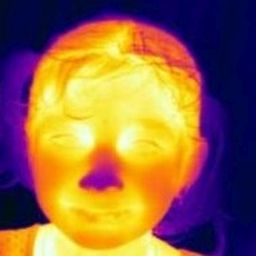
%> input picture Images/1.jpg, 256 x 256 px
$ octave --eval "result = fa_edge(rgb2gray(imread('Images/1.jpg')));"   (GNU Octave 9; MATLAB toolbox functions it lacks are replaced by stand-ins)
%> lines starting %> are read from the running program, lines starting %| are printed output that depends on the picture; in (x1, y1, x2, y2) boxes, pixels count from 0 and x2, y2 are one past the last pixel; in counts of white or black regions, pixels touching at a corner belong together; the program's own positions count from 1
function [Iout1,intensity,fitness,time]=fa_edge(I,level,method)
tic;
if (nargin<2)   %didn't choose level and methods
    level=3;
    method='fa';
end
if (nargin<3)   %didn't choose method
    method='fa';
end

if size(I,3)==1 %grayscale image
    [n_countR,x_valueR] = imhist(I(:,:,1));
%> n_countR = 256 values, max 5917 at index 12, min 0 at index 1, mean 256; x_valueR = 256 values from 0 to 255
elseif size(I,3)==3 %RGB image
    [n_countR,x_valueR] = imhist(I(:,:,1));
    [n_countG,x_valueG] = imhist(I(:,:,2));
    [n_countB,x_valueB] = imhist(I(:,:,3));
end

Nt=size(I,1)*size(I,2);
Lmax=256;   %256 different maximum levels are considered in an image (i.e., 0 to 255)

for i=1:Lmax
    if size(I,3)==1 %grayscale image
        probR(i)=n_countR(i)/Nt;
    elseif size(I,3)==3 %RGB image
        probR(i)=n_countR(i)/Nt;
        probG(i)=n_countG(i)/Nt;
        probB(i)=n_countB(i)/Nt;
    end
end
%> after the loop, probR = 256 values, max 0.0903 at index 12, min 0 at index 1, mean 0.00391

if strcmpi(method,'fa') %fa method

    N = 150; %predefined fa population for multi-segmentation

    N_PAR = level-1;  %number of thresholds (number of levels-1)

    N_GER = 15; %number of iterations of the fa algorithm

    PHI1 = 0.8;  %individual weight of particles
    PHI2 = 0.8;  %social weight of particles
    W = 1.2;   %inertial factor

    vmin=-5;
    vmax=5;

    if size(I,3)==1 %grayscale image
        vR=zeros(N,N_PAR);  %velocities of particles
        X_MAXR = Lmax*ones(1,N_PAR);
        X_MINR = ones(1,N_PAR);
        gBestR = zeros(1,N_PAR);
        gbestvalueR = -10000;
        gauxR = ones(N,1);
        xBestR=zeros(N,N_PAR);
        fitBestR=zeros(N,1);
        fitR = zeros(N,1);
        xR = zeros(N,N_PAR);
        for i = 1: N
            for j = 1: N_PAR
                xR(i,j) = fix(rand(1,1) * ( X_MAXR(j)-X_MINR(j) ) + X_MINR(j));
            end
        end
        for si=1:length(xR)
           xR(si,:)=sort(xR(si,:));
        end
    elseif size(I,3)==3 %RGB image
        vR=zeros(N,N_PAR);  %velocities of particles
        vG=zeros(N,N_PAR);
        vB=zeros(N,N_PAR);
        X_MAXR = Lmax*ones(1,N_PAR);
        X_MINR = ones(1,N_PAR);
        X_MAXG = Lmax*ones(1,N_PAR);
        X_MING = ones(1,N_PAR);
        X_MAXB = Lmax*ones(1,N_PAR);
        X_MINB = ones(1,N_PAR);
        gBestR = zeros(1,N_PAR);
        gbestvalueR = -10000;
        gauxR = ones(N,1);
        xBestR=zeros(N,N_PAR);
        fitBestR=zeros(N,1);
        fitR = zeros(N,1);
        gBestG = zeros(1,N_PAR);
        gbestvalueG = -10000;
        gauxG = ones(N,1);
        xBestG=zeros(N,N_PAR);
        fitBestG=zeros(N,1);
        fitG = zeros(N,1);
        gBestB = zeros(1,N_PAR);
        gbestvalueB = -10000;
        gauxB = ones(N,1);
        xBestB=zeros(N,N_PAR);
        fitBestB=zeros(N,1);
        fitB = zeros(N,1);
        xR = zeros(N,N_PAR);
        for i = 1: N
            for j = 1: N_PAR
                xR(i,j) = fix(rand(1,1) * ( X_MAXR(j)-X_MINR(j) ) + X_MINR(j));
            end
        end
        xG = zeros(N,N_PAR);
        for i = 1: N
            for j = 1: N_PAR
                xG(i,j) = fix(rand(1,1) * ( X_MAXG(j)-X_MING(j) ) + X_MING(j));
            end
        end
        xB = zeros(N,N_PAR);
        for i = 1: N
            for j = 1: N_PAR
                xB(i,j) = fix(rand(1,1) * ( X_MAXB(j)-X_MINB(j) ) + X_MINB(j));
            end
        end
        for si=1:length(xR)
           xR(si,:)=sort(xR(si,:));
        end
        for si=1:length(xG)
           xG(si,:)=sort(xG(si,:));
        end
        for si=1:length(xB)
           xB(si,:)=sort(xB(si,:));
        end
    end

    nger=1;

    for j=1:N
        if size(I,3)==1 %grayscale image
            fitR(j)=sum(probR(1:xR(j,1)))*(sum((1:xR(j,1)).*probR(1:xR(j,1))/sum(probR(1:xR(j,1)))) - sum((1:Lmax).*probR(1:Lmax)) )^2;
            for jlevel=2:level-1
                fitR(j)=fitR(j)+sum(probR(xR(j,jlevel-1)+1:xR(j,jlevel)))*(sum((xR(j,jlevel-1)+1:xR(j,jlevel)).*probR(xR(j,jlevel-1)+1:xR(j,jlevel))/sum(probR(xR(j,jlevel-1)+1:xR(j,jlevel))))- sum((1:Lmax).*probR(1:Lmax)))^2;
            end
            fitR(j)=fitR(j)+sum(probR(xR(j,level-1)+1:Lmax))*(sum((xR(j,level-1)+1:Lmax).*probR(xR(j,level-1)+1:Lmax)/sum(probR(xR(j,level-1)+1:Lmax)))- sum((1:Lmax).*probR(1:Lmax)))^2;
            fitBestR(j)=fitR(j);
        elseif size(I,3)==3 %RGB image
            fitR(j)=sum(probR(1:xR(j,1)))*(sum((1:xR(j,1)).*probR(1:xR(j,1))/sum(probR(1:xR(j,1)))) - sum((1:Lmax).*probR(1:Lmax)) )^2;
            for jlevel=2:level-1
                fitR(j)=fitR(j)+sum(probR(xR(j,jlevel-1)+1:xR(j,jlevel)))*(sum((xR(j,jlevel-1)+1:xR(j,jlevel)).*probR(xR(j,jlevel-1)+1:xR(j,jlevel))/sum(probR(xR(j,jlevel-1)+1:xR(j,jlevel))))- sum((1:Lmax).*probR(1:Lmax)))^2;
            end
            fitR(j)=fitR(j)+sum(probR(xR(j,level-1)+1:Lmax))*(sum((xR(j,level-1)+1:Lmax).*probR(xR(j,level-1)+1:Lmax)/sum(probR(xR(j,level-1)+1:Lmax)))- sum((1:Lmax).*probR(1:Lmax)))^2;
            fitBestR(j)=fitR(j);
            fitG(j)=sum(probG(1:xG(j,1)))*(sum((1:xG(j,1)).*probG(1:xG(j,1))/sum(probG(1:xG(j,1)))) - sum((1:Lmax).*probG(1:Lmax)) )^2;
            for jlevel=2:level-1
                fitG(j)=fitG(j)+sum(probG(xG(j,jlevel-1)+1:xG(j,jlevel)))*(sum((xG(j,jlevel-1)+1:xG(j,jlevel)).*probG(xG(j,jlevel-1)+1:xG(j,jlevel))/sum(probG(xG(j,jlevel-1)+1:xG(j,jlevel))))- sum((1:Lmax).*probG(1:Lmax)))^2;
            end
            fitG(j)=fitG(j)+sum(probG(xG(j,level-1)+1:Lmax))*(sum((xG(j,level-1)+1:Lmax).*probG(xG(j,level-1)+1:Lmax)/sum(probG(xG(j,level-1)+1:Lmax)))- sum((1:Lmax).*probG(1:Lmax)))^2;
            fitBestG(j)=fitG(j);
            fitB(j)=sum(probB(1:xB(j,1)))*(sum((1:xB(j,1)).*probB(1:xB(j,1))/sum(probB(1:xB(j,1)))) - sum((1:Lmax).*probB(1:Lmax)) )^2;
            for jlevel=2:level-1
                fitB(j)=fitB(j)+sum(probB(xB(j,jlevel-1)+1:xB(j,jlevel)))*(sum((xB(j,jlevel-1)+1:xB(j,jlevel)).*probB(xB(j,jlevel-1)+1:xB(j,jlevel))/sum(probB(xB(j,jlevel-1)+1:xB(j,jlevel))))- sum((1:Lmax).*probB(1:Lmax)))^2;
            end
            fitB(j)=fitB(j)+sum(probB(xB(j,level-1)+1:Lmax))*(sum((xB(j,level-1)+1:Lmax).*probB(xB(j,level-1)+1:Lmax)/sum(probB(xB(j,level-1)+1:Lmax)))- sum((1:Lmax).*probB(1:Lmax)))^2;
            fitBestB(j)=fitB(j);
        end
    end

    if size(I,3)==1 %grayscale image
        [aR,bR]=max(fitR);
%> aR = 7392.5; bR = 136
        gBestR=xR(bR,:);
%> gBestR = [87 184]
        gbestvalueR = fitR(bR);
%> gbestvalueR = 7392.5
        xBestR = xR;
    elseif size(I,3)==3 %RGB image
        [aR,bR]=max(fitR);
        gBestR=xR(bR,:);
        gbestvalueR = fitR(bR);
        [aG,bG]=max(fitG);
        gBestG=xG(bG,:);
        gbestvalueG = fitG(bG);
        [aB,bB]=max(fitB);
        gBestB=xR(bB,:);
        gbestvalueB = fitB(bB);
        xBestR = xR;
        xBestG = xG;
        xBestB = xB;
    end

    while(nger<=N_GER)
        i=1;

        randnum1 = rand ([N, N_PAR]);
        randnum2 = rand ([N, N_PAR]);

        if size(I,3)==1 %grayscale image
            vR = fix(W.*vR + randnum1.*(PHI1.*(xBestR-xR)) + randnum2.*(PHI2.*(gauxR*gBestR-xR)));
            vR = ( (vR <= vmin).*vmin ) + ( (vR > vmin).*vR );
            vR = ( (vR >= vmax).*vmax ) + ( (vR < vmax).*vR );
            xR = xR+vR;
        elseif size(I,3)==3 %RGB image
            vR = fix(W.*vR + randnum1.*(PHI1.*(xBestR-xR)) + randnum2.*(PHI2.*(gauxR*gBestR-xR)));
            vR = ( (vR <= vmin).*vmin ) + ( (vR > vmin).*vR );
            vR = ( (vR >= vmax).*vmax ) + ( (vR < vmax).*vR );
            xR = xR+vR;
            vG = fix(W.*vG + randnum1.*(PHI1.*(xBestG-xG)) + randnum2.*(PHI2.*(gauxG*gBestG-xG)));
            vG = ( (vG <= vmin).*vmin ) + ( (vG > vmin).*vG );
            vG = ( (vG >= vmax).*vmax ) + ( (vG < vmax).*vG );
            xG = xG+vG;
            vB = fix(W.*vB + randnum1.*(PHI1.*(xBestB-xB)) + randnum2.*(PHI2.*(gauxB*gBestB-xB)));
            vB = ( (vB <= vmin).*vmin ) + ( (vB > vmin).*vB );
            vB = ( (vB >= vmax).*vmax ) + ( (vB < vmax).*vB );
            xB = xB+vB;
        end

        if size(I,3)==1 %grayscale image
            xR = ( (xR <= X_MINR(1)).*X_MINR(1) ) + ( (xR > X_MINR(1)).*xR );
            xR = ( (xR >= X_MAXR(1)).*X_MAXR(1) ) + ( (xR < X_MAXR(1)).*xR );
        elseif size(I,3)==3 %RGB image
            xR = ( (xR <= X_MINR(1)).*X_MINR(1) ) + ( (xR > X_MINR(1)).*xR );
            xR = ( (xR >= X_MAXR(1)).*X_MAXR(1) ) + ( (xR < X_MAXR(1)).*xR );
            xG = ( (xG <= X_MING(1)).*X_MING(1) ) + ( (xG > X_MING(1)).*xG );
            xG = ( (xG >= X_MAXG(1)).*X_MAXG(1) ) + ( (xG < X_MAXG(1)).*xG );
            xB = ( (xB <= X_MINB(1)).*X_MINB(1) ) + ( (xB > X_MINB(1)).*xB );
            xB = ( (xB >= X_MAXB(1)).*X_MAXB(1) ) + ( (xB < X_MAXB(1)).*xB );
        end


        for j = 1:N
            for k = 1:N_PAR
                if size(I,3)==1 %grayscale image
                    if (k==1)&&(k~=N_PAR)
                        if xR(j,k) < X_MINR(k)
                            xR(j,k) = X_MINR(k);
                        elseif xR(j,k) > xR(j,k+1)
                            xR(j,k) = xR(j,k+1);
                        end
                    end
                    if ((k>1)&&(k<N_PAR))
                        if xR(j,k) < xR(j,k-1)
                            xR(j,k) = xR(j,k-1);
                        elseif xR(j,k) > xR(j,k+1)
                            xR(j,k) = xR(j,k+1);
                        end
                    end
                    if (k==N_PAR)&&(k~=1)
                        if xR(j,k) < xR(j,k-1)
                            xR(j,k) = xR(j,k-1);
                        elseif xR(j,k) > X_MAXR(k)
                            xR(j,k) = X_MAXR(k);
                        end
                    end
                    if (k==1)&&(k==N_PAR)
                        if xR(j,k) < X_MINR(k)
                            xR(j,k) = X_MINR(k);
                        elseif xR(j,k) > X_MAXR(k)
                            xR(j,k) = X_MAXR(k);
                        end
                    end
                elseif size(I,3)==3 %RGB image
                    if (k==1)&&(k~=N_PAR)
                        if xR(j,k) < X_MINR(k)
                            xR(j,k) = X_MINR(k);
                        elseif xR(j,k) > xR(j,k+1)
                            xR(j,k) = xR(j,k+1);
                        end
                    end
                    if ((k>1)&&(k<N_PAR))
                        if xR(j,k) < xR(j,k-1)
                            xR(j,k) = xR(j,k-1);
                        elseif xR(j,k) > xR(j,k+1)
                            xR(j,k) = xR(j,k+1);
                        end
                    end
                    if (k==N_PAR)&&(k~=1)
                        if xR(j,k) < xR(j,k-1)
                            xR(j,k) = xR(j,k-1);
                        elseif xR(j,k) > X_MAXR(k)
                            xR(j,k) = X_MAXR(k);
                        end
                    end
                    if (k==1)&&(k==N_PAR)
                        if xR(j,k) < X_MINR(k)
                            xR(j,k) = X_MINR(k);
                        elseif xR(j,k) > X_MAXR(k)
                            xR(j,k) = X_MAXR(k);
                        end
                    end
                    if (k==1)&&(k~=N_PAR)
                        if xG(j,k) < X_MING(k)
                            xG(j,k) = X_MING(k);
                        elseif xG(j,k) > xG(j,k+1)
                            xG(j,k) = xG(j,k+1);
                            %                         disp ('passou o max');
                        end
                    end
                    if ((k>1)&&(k<N_PAR))
                        if xG(j,k) < xG(j,k-1)
                            xG(j,k) = xG(j,k-1);
                            %                         disp ('passou o min');
                        elseif xG(j,k) > xG(j,k+1)
                            xG(j,k) = xG(j,k+1);
                            %                         disp ('passou o max');
                        end
                    end
                    if (k==N_PAR)&&(k~=1)
                        if xG(j,k) < xG(j,k-1)
                            xG(j,k) = xG(j,k-1);
                            %                         disp ('passou o min');
                        elseif xG(j,k) > X_MAXG(k)
                            xG(j,k) = X_MAXG(k);
                            %                         disp ('passou o max');
                        end
                    end
                    if (k==1)&&(k==N_PAR)
                        if xG(j,k) < X_MING(k)
                            xG(j,k) = X_MING(k);
                        elseif xG(j,k) > X_MAXG(k)
                            xG(j,k) = X_MAXG(k);
                        end
                    end
                    if (k==1)&&(k~=N_PAR)
                        if xB(j,k) < X_MINB(k)
                            xB(j,k) = X_MINB(k);
                            %                         disp ('passou o min');
                        elseif xB(j,k) > xB(j,k+1)
                            xB(j,k) = xB(j,k+1);
                            %                         disp ('passou o max');
                        end
                    end
                    if ((k>1)&&(k<N_PAR))
                        if xB(j,k) < xB(j,k-1)
                            xB(j,k) = xB(j,k-1);
                            %                         disp ('passou o min');
                        elseif xB(j,k) > xB(j,k+1)
                            xB(j,k) = xB(j,k+1);
                            %                         disp ('passou o max');
                        end
                    end
                    if (k==N_PAR)&&(k~=1)
                        if xB(j,k) < xB(j,k-1)
                            xB(j,k) = xB(j,k-1);
                            %                         disp ('passou o min');
                        elseif xB(j,k) > X_MAXB(k)
                            xB(j,k) = X_MAXB(k);
                            %                         disp ('passou o max');
                        end
                    end
                    if (k==1)&&(k==N_PAR)
                        if xB(j,k) < X_MINB(k)
                            xB(j,k) = X_MINB(k);
                        elseif xB(j,k) > X_MAXB(k)
                            xB(j,k) = X_MAXB(k);
                        end
                    end
                end
            end
        end

        while(i<=N)
            if(i==N)
                for j=1:N
                    if size(I,3)==1 %grayscale image
                        fitR(j)=sum(probR(1:xR(j,1)))*(sum((1:xR(j,1)).*probR(1:xR(j,1))/sum(probR(1:xR(j,1)))) - sum((1:Lmax).*probR(1:Lmax)) )^2;
                        for jlevel=2:level-1
                            fitR(j)=fitR(j)+sum(probR(xR(j,jlevel-1)+1:xR(j,jlevel)))*(sum((xR(j,jlevel-1)+1:xR(j,jlevel)).*probR(xR(j,jlevel-1)+1:xR(j,jlevel))/sum(probR(xR(j,jlevel-1)+1:xR(j,jlevel))))- sum((1:Lmax).*probR(1:Lmax)))^2;
                        end
                        fitR(j)=fitR(j)+sum(probR(xR(j,level-1)+1:Lmax))*(sum((xR(j,level-1)+1:Lmax).*probR(xR(j,level-1)+1:Lmax)/sum(probR(xR(j,level-1)+1:Lmax)))- sum((1:Lmax).*probR(1:Lmax)))^2;
                        if fitR(j) > fitBestR(j)
                            fitBestR(j) = fitR(j);
                            xBestR(j,:) = xR(j,:);
                        end
                    elseif size(I,3)==3 %RGB image
                        fitR(j)=sum(probR(1:xR(j,1)))*(sum((1:xR(j,1)).*probR(1:xR(j,1))/sum(probR(1:xR(j,1)))) - sum((1:Lmax).*probR(1:Lmax)) )^2;
                        for jlevel=2:level-1

                            fitR(j)=fitR(j)+sum(probR(xR(j,jlevel-1)+1:xR(j,jlevel)))*(sum((xR(j,jlevel-1)+1:xR(j,jlevel)).*probR(xR(j,jlevel-1)+1:xR(j,jlevel))/sum(probR(xR(j,jlevel-1)+1:xR(j,jlevel))))- sum((1:Lmax).*probR(1:Lmax)))^2;
                        end
                        fitR(j)=fitR(j)+sum(probR(xR(j,level-1)+1:Lmax))*(sum((xR(j,level-1)+1:Lmax).*probR(xR(j,level-1)+1:Lmax)/sum(probR(xR(j,level-1)+1:Lmax)))- sum((1:Lmax).*probR(1:Lmax)))^2;
                        fitG(j)=sum(probG(1:xG(j,1)))*(sum((1:xG(j,1)).*probG(1:xG(j,1))/sum(probG(1:xG(j,1)))) - sum((1:Lmax).*probG(1:Lmax)) )^2;
                        for jlevel=2:level-1
                            fitG(j)=fitG(j)+sum(probG(xG(j,jlevel-1)+1:xG(j,jlevel)))*(sum((xG(j,jlevel-1)+1:xG(j,jlevel)).*probG(xG(j,jlevel-1)+1:xG(j,jlevel))/sum(probG(xG(j,jlevel-1)+1:xG(j,jlevel))))- sum((1:Lmax).*probG(1:Lmax)))^2;
                        end
                        fitG(j)=fitG(j)+sum(probG(xG(j,level-1)+1:Lmax))*(sum((xG(j,level-1)+1:Lmax).*probG(xG(j,level-1)+1:Lmax)/sum(probG(xG(j,level-1)+1:Lmax)))- sum((1:Lmax).*probG(1:Lmax)))^2;
                        fitB(j)=sum(probB(1:xB(j,1)))*(sum((1:xB(j,1)).*probB(1:xB(j,1))/sum(probB(1:xB(j,1)))) - sum((1:Lmax).*probB(1:Lmax)) )^2;
                        for jlevel=2:level-1

                            fitB(j)=fitB(j)+sum(probB(xB(j,jlevel-1)+1:xB(j,jlevel)))*(sum((xB(j,jlevel-1)+1:xB(j,jlevel)).*probB(xB(j,jlevel-1)+1:xB(j,jlevel))/sum(probB(xB(j,jlevel-1)+1:xB(j,jlevel))))- sum((1:Lmax).*probB(1:Lmax)))^2;
                        end
                        fitB(j)=fitB(j)+sum(probB(xB(j,level-1)+1:Lmax))*(sum((xB(j,level-1)+1:Lmax).*probB(xB(j,level-1)+1:Lmax)/sum(probB(xB(j,level-1)+1:Lmax)))- sum((1:Lmax).*probB(1:Lmax)))^2;
                        if fitR(j) > fitBestR(j)
                            fitBestR(j) = fitR(j);
                            xBestR(j,:) = xR(j,:);
                        end
                        if fitG(j) > fitBestG(j)
                            fitBestG(j) = fitG(j);
                            xBestG(j,:) = xG(j,:);
                        end
                        if fitB(j) > fitBestB(j)
                            fitBestB(j) = fitB(j);
                            xBestB(j,:) = xB(j,:);
                        end
                    end
                end

                if size(I,3)==1 %grayscale image
                    [aR,bR] = max (fitR);
                    if (fitR(bR) > gbestvalueR)
                        gBestR=xR(bR,:)-1;
                        gbestvalueR = fitR(bR);
                    end
                elseif size(I,3)==3 %RGB image
                    [aR,bR] = max (fitR);
                    [aG,bG] = max (fitG);
                    [aB,bB] = max (fitB);
                    if (fitR(bR) > gbestvalueR)
                        gBestR=xR(bR,:)-1;
                        gbestvalueR = fitR(bR);
                    end
                    if (fitG(bG) > gbestvalueG)
                        gBestG=xG(bG,:)-1;
                        gbestvalueG = fitG(bG);
                    end
                    if (fitB(bB) > gbestvalueB)
                        gBestB=xB(bB,:)-1;
                        gbestvalueB = fitB(bB);
                    end
                end
                nger=nger+1;
            end
            i=i+1;
        end
    end
%> after the loop, aR = 7395.1; bR = 19; fitR = 150 values, max 7395.1 at index 19, min 4439.7 at index 48, mean 7271.2; gBestR = [83 179]; gbestvalueR = 7395.1; nger = 16; vR = 150 rows, first 12: [-5 0; 5 5; -1 -5; 0 -5; -5 5; 5 0; -5 5; 2 5; -5 -2; -5 5; 0 0; -5 5]
%     gbestvalueR
Iout1=edge(I);
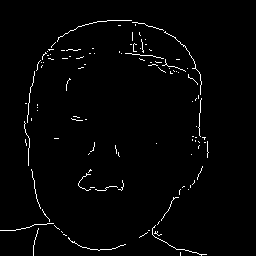
%> Iout1: size 256x256 logical; 1.8% white in thin lines or dots, all inside (x1, y1, x2, y2) = (0, 20, 209, 256)
end


if size(I,3)==1 %grayscale image
    gBestR=sort(gBestR);
    Iout=imageGRAY(I,gBestR);
elseif size(I,3)==3 %RGB image
    gBestR=sort(gBestR);
    gBestG=sort(gBestG);
    gBestB=sort(gBestB);
    Iout=imageRGB(I,gBestR,gBestG,gBestB);
end

if nargout>1
    if size(I,3)==1 %grayscale image
        gBestR=sort(gBestR);
        intensity=gBestR;     %return optimal intensity
        if nargout>2
            fitness=gbestvalueR;    %return fitness value
            if nargout>3
                time=toc;   %return CPU time
            end
        end
    elseif size(I,3)==3 %RGB image
        gBestR=sort(gBestR);
        gBestG=sort(gBestG);
        gBestB=sort(gBestB);
        intensity=[gBestR; gBestG; gBestB];
        if nargout>2
            fitness=[gbestvalueR; gbestvalueG; gbestvalueB];    %return fitness value
            if nargout>3
                time=toc;   %return CPU time
            end
        end
    end
end


% [28 lines left out: function imageRGB, not called in this run]


function imgOut=imageGRAY(img,Rvec)
%> called with Rvec = [83 179]
% imgOut=img;
limites=[0 Rvec 255];
%> limites = [0 83 179 255]
tamanho=size(img);
imgOut(:,:)=img*0;
%> imgOut: size 256x256 uint8; every value is 0
% cores=[ 0   0   0;
%         255 0   0;
%         0   255 0;
%         0   0   255;
%         255 255 0;
%         0   255 255;
%         255 0   255;
%         255 255 255];

cores=colormap(lines)*255;
k=1;
    for i= 1:tamanho(1,1)
        for j=1:tamanho(1,2)
            while(k<size(limites,2))
                if(img(i,j)>=limites(1,k) && img(i,j)<=limites(1,k+1))
                    imgOut(i,j,1)=limites(1,k);
%                     imgOut(i,j,2)=cores(k,2);
%                     imgOut(i,j,3)=cores(k,3);
                end
                k=k+1;
            end
            k=1;
        end
    end
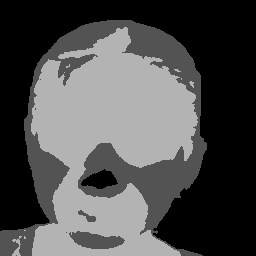
%> imgOut: size 256x256 uint8; min 0, max 179, mean 77.9


% [80 lines left out: function insertrows, not called in this run]

$ run again, on Images/2.jpg
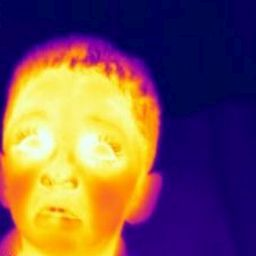
%> input picture Images/2.jpg, 256 x 256 px
%> n_countR = 256 values, max 6604 at index 13, min 0 at index 1, mean 256; x_valueR = 256 values from 0 to 255
%> after the loop in fa_edge, `for i=1:Lmax`: probR = 256 values, max 0.101 at index 13, min 0 at index 1, mean 0.00391
%> in fa_edge, `[aR,bR]=max(fitR);`: aR = 8014.3; bR = 136
%> in fa_edge, `gBestR=xR(bR,:);`: gBestR = [87 184]
%> in fa_edge, `gbestvalueR = fitR(bR);`: gbestvalueR = 8014.3
%> after the loop in fa_edge, `while(nger<=N_GER)`: aR = 8015.8; bR = 11; fitR = 150 values, max 8015.8 at index 11, min 5601.3 at index 48, mean 7921.7; gBestR = [82 182]; gbestvalueR = 8015.8; nger = 16; vR = 150 rows, first 12: [-5 -5; 3 5; -1 -5; -2 1; -5 5; 5 3; -2 5; 0 5; -5 -2; -5 5; 5 2; -5 5]
%> in fa_edge, `Iout1=edge(I);`:
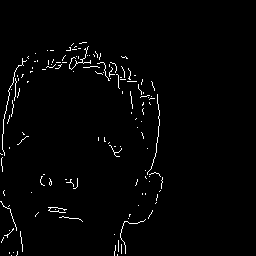
%> Iout1: size 256x256 logical; 1.8% white in thin lines or dots, all inside (x1, y1, x2, y2) = (0, 42, 163, 256)
%> limites = [0 82 182 255]
%> after the loop in imageGRAY, `for i= 1:tamanho(1,1)`:
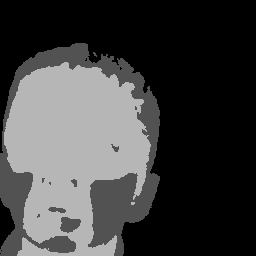
%> imgOut: size 256x256 uint8; min 0, max 182, mean 63.9
